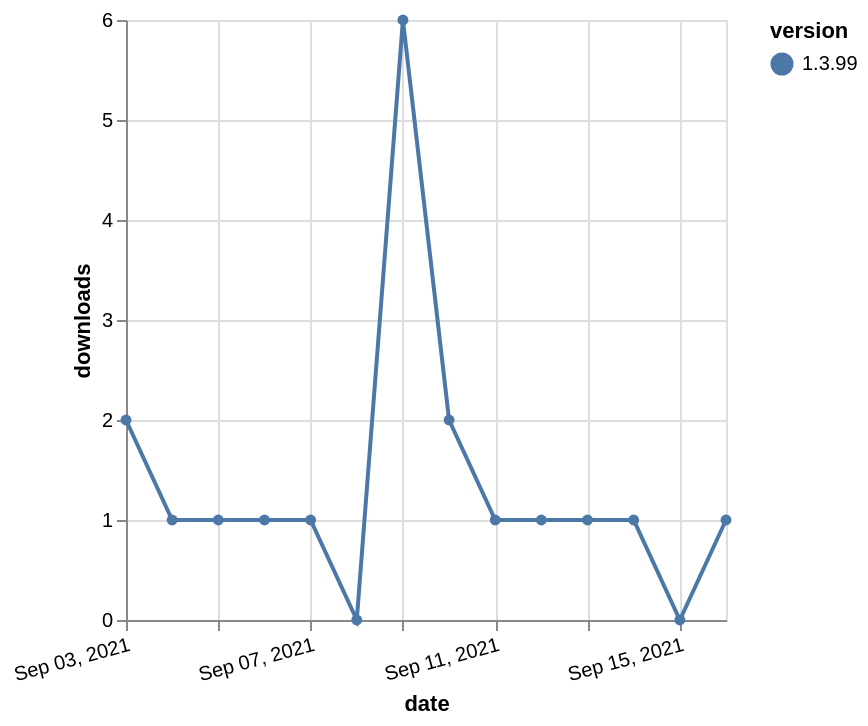

Vega-Lite specification for this chart:
### Vega-Lite specification from a JSON file in a GitHub repository (floating-point values rounded to 4 significant figures)
{"$schema": "https://vega.github.io/schema/vega-lite/v5.json", "description": "A simple bar chart with embedded data.", "data": {"values": [{"date": "2021-09-03", "total": 500, "delta": 2, "version": "1.3.99"}, {"date": "2021-09-04", "total": 501, "delta": 1, "version": "1.3.99"}, {"date": "2021-09-05", "total": 502, "delta": 1, "version": "1.3.99"}, {"date": "2021-09-06", "total": 503, "delta": 1, "version": "1.3.99"}, {"date": "2021-09-07", "total": 504, "delta": 1, "version": "1.3.99"}, {"date": "2021-09-08", "total": 504, "delta": 0, "version": "1.3.99"}, {"date": "2021-09-09", "total": 510, "delta": 6, "version": "1.3.99"}, {"date": "2021-09-10", "total": 512, "delta": 2, "version": "1.3.99"}, {"date": "2021-09-11", "total": 513, "delta": 1, "version": "1.3.99"}, {"date": "2021-09-12", "total": 514, "delta": 1, "version": "1.3.99"}, {"date": "2021-09-13", "total": 515, "delta": 1, "version": "1.3.99"}, {"date": "2021-09-14", "total": 516, "delta": 1, "version": "1.3.99"}, {"date": "2021-09-15", "total": 516, "delta": 0, "version": "1.3.99"}, {"date": "2021-09-16", "total": 517, "delta": 1, "version": "1.3.99"}]}, "width": "container", "mark": {"type": "line", "point": {"filled": true}}, "encoding": {"x": {"field": "date", "type": "temporal", "timeUnit": "yearmonthdate", "title": "date", "axis": {"labelAngle": -15}}, "y": {"field": "delta", "type": "quantitative", "title": "downloads"}, "color": {"field": "version", "type": "nominal"}, "tooltip": {"field": "delta"}}}
